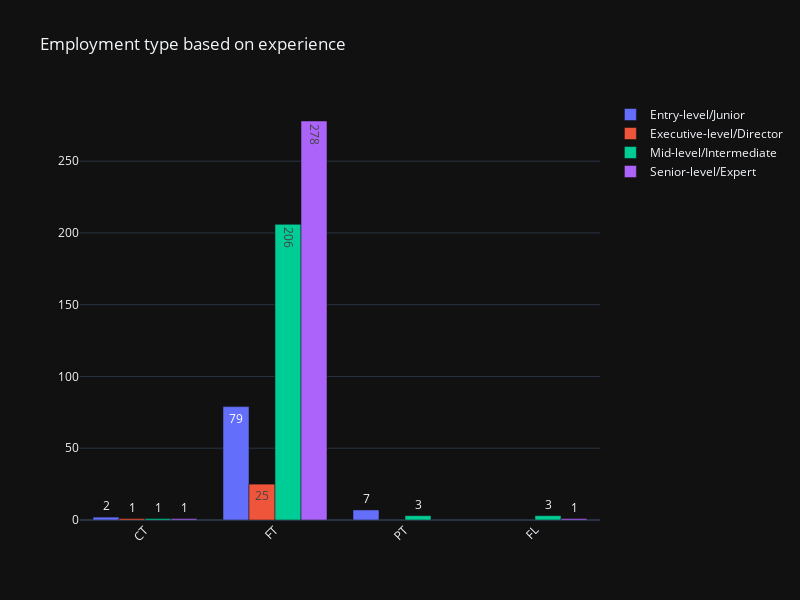

Notebook cell for this chart:
### Markdown cell above
<span style="font-size:1.2em;">Employment type by Experience level</span>

### Code cell
experience_level = df.groupby(['experience_level','employment_type']).size()
fig = go.Figure(data=[
    go.Bar(name='Entry-level/Junior', x=experience_level['EN'].index, y=experience_level['EN'].values,
           text=experience_level['EN'].values),
    go.Bar(name='Executive-level/Director', x=experience_level['EX'].index, y=experience_level['EX'].values,
           text=experience_level['EX'].values),
    go.Bar(name='Mid-level/Intermediate', x=experience_level['MI'].index, y=experience_level['MI'].values,
           text=experience_level['MI'].values),
    go.Bar(name='Senior-level/Expert', x=experience_level['SE'].index, y=experience_level['SE'].values,
           text=experience_level['SE'].values)])
fig.update_layout(xaxis_tickangle=-45, title='Employment type based on experience', template='plotly_dark', width=800, height=600)

fig.show()

### Figure 1 — Plotly figure (JSON) as saved in the notebook; plotly's stock layout.template omitted (floating-point values rounded to 4 significant figures)
{"data": [{"name": "Entry-level/Junior", "text": [2, 79, 7], "type": "bar", "x": ["CT", "FT", "PT"], "y": [2, 79, 7]}, {"name": "Executive-level/Director", "text": [1, 25], "type": "bar", "x": ["CT", "FT"], "y": [1, 25]}, {"name": "Mid-level/Intermediate", "text": [1, 3, 206, 3], "type": "bar", "x": ["CT", "FL", "FT", "PT"], "y": [1, 3, 206, 3]}, {"name": "Senior-level/Expert", "text": [1, 1, 278], "type": "bar", "x": ["CT", "FL", "FT"], "y": [1, 1, 278]}], "layout": {"height": 600, "title": {"text": "Employment type based on experience"}, "width": 800, "xaxis": {"tickangle": -45}}}
